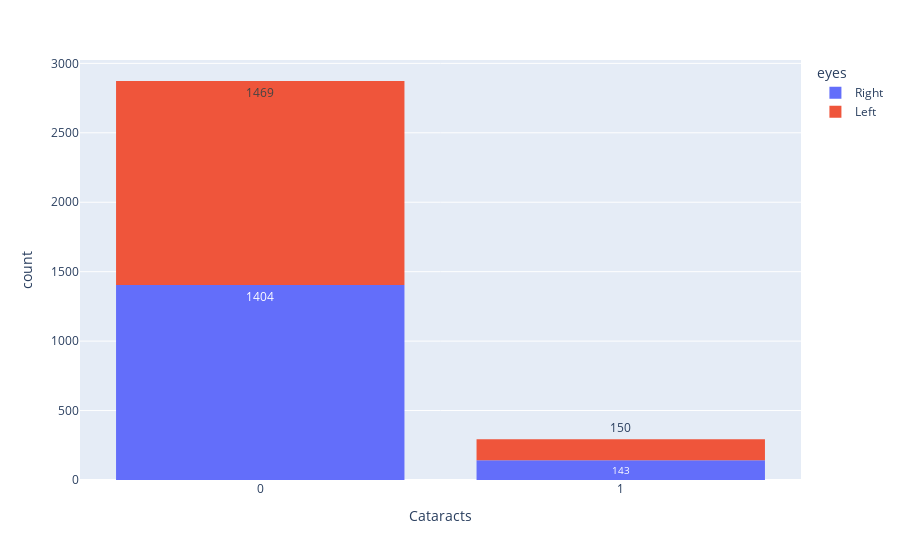

Write notebook code for a chart like this one.
### Code cell
plotter = pd.DataFrame({'Cataracts' : Y.values.astype(str) , 'eyes' : X.str.contains('right')*1})
plotter.eyes.replace([1,0],['Right','Left'],inplace=True)
px.histogram(plotter, x='Cataracts',color='eyes',text_auto=True)

### Figure 1 — Plotly figure (JSON) as saved in the notebook; plotly's stock layout.template omitted (floating-point values rounded to 4 significant figures; data arrays with more than 128 entries replaced by an {"elided": "..."} marker saying what was removed)
{"data": [{"alignmentgroup": "True", "bingroup": "x", "hovertemplate": "eyes=Right<br>Cataracts=%{x}<br>count=%{y}<extra></extra>", "legendgroup": "Right", "marker": {"color": "#636efa", "pattern": {"shape": ""}}, "name": "Right", "offsetgroup": "Right", "orientation": "v", "showlegend": true, "texttemplate": "%{value}", "type": "histogram", "x": {"elided": "1547 str values"}, "xaxis": "x", "yaxis": "y"}, {"alignmentgroup": "True", "bingroup": "x", "hovertemplate": "eyes=Left<br>Cataracts=%{x}<br>count=%{y}<extra></extra>", "legendgroup": "Left", "marker": {"color": "#EF553B", "pattern": {"shape": ""}}, "name": "Left", "offsetgroup": "Left", "orientation": "v", "showlegend": true, "texttemplate": "%{value}", "type": "histogram", "x": {"elided": "1619 str values"}, "xaxis": "x", "yaxis": "y"}], "layout": {"barmode": "relative", "legend": {"title": {"text": "eyes"}, "tracegroupgap": 0}, "margin": {"t": 60}, "xaxis": {"anchor": "y", "domain": [0, 1], "title": {"text": "Cataracts"}}, "yaxis": {"anchor": "x", "domain": [0, 1], "title": {"text": "count"}}}}
